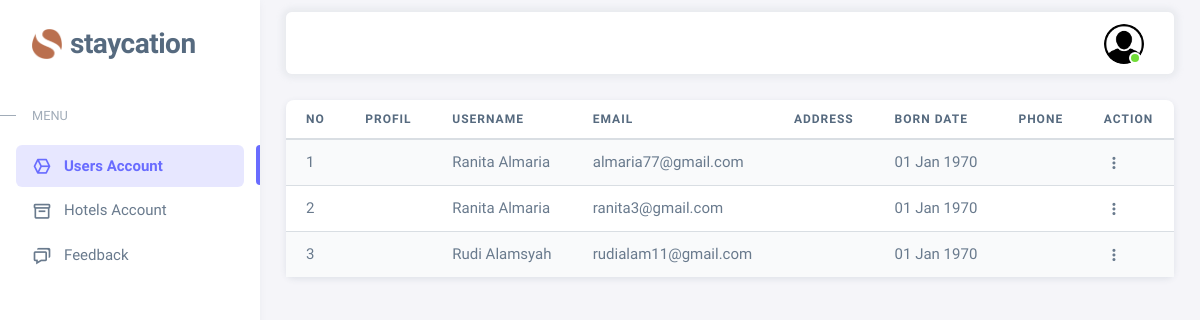
Before: /dashboard/admin/admin.php with the older database file.
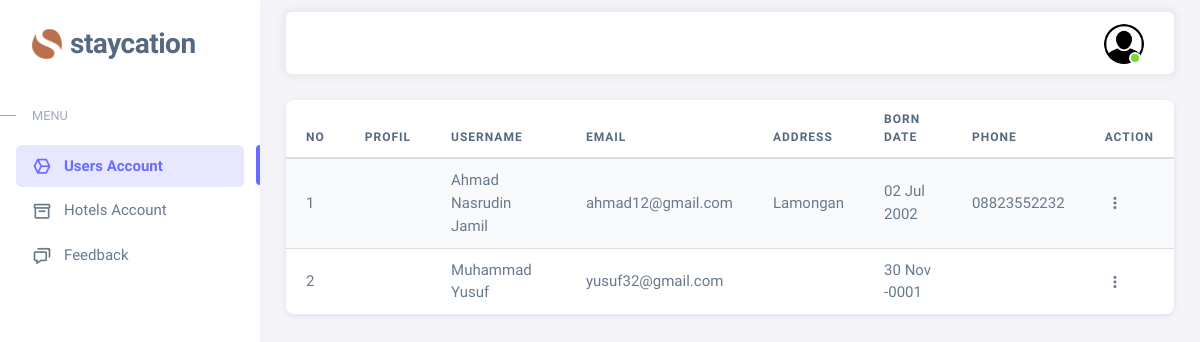
After: the same page with the newer database file.
### tables this page shows
CREATE TABLE `tamu` (
  `EMAIL_TAMU` varchar(40) NOT NULL,
  `PASSWORD` varchar(255) NOT NULL,
  `NAMA_TAMU` varchar(50) NOT NULL,
  `ALAMAT` varchar(50) NOT NULL,
  `NO_TELEPON_TAMU` varchar(15) NOT NULL,
  `TANGGAL_LAHIR` date NOT NULL,
  `FOTO` varchar(255) NOT NULL
);

### dashboard/admin/admin.php (the view, shortened to what this page needs)
<?php
  include '../../controller/koneksi.php';
  include '../../partials/header-admin.php'
?>
    <div class="content-wrapper">
      <div class="container-xxl flex-grow-1 container-p-y">
        <div class="card mb-4">
          <table class="table table-striped">
            <thead>
              <tr>
                <th>no</th>
                <th>Profil</th>
                <th>Username</th>
                <th>Email</th>
                <th>Address</th>
                <th>Born Date</th>
                <th>phone</th>
                <th>action</th>
              </tr>
            </thead>
            <tbody class="table-border-bottom-0">
            <?php
            $query = "SELECT * FROM tamu";
            $result = $koneksi->query($query);
            if ($result->num_rows > 0) {
                $counter = 1;
                while ($row = $result->fetch_assoc()) {
                ?>
                <tr>
                    <td><?php echo $counter; ?> </td>
                    <td><?php echo $row['FOTO']; ?></td>
                    <td><?php echo $row['NAMA_TAMU']; ?></td>
                    <td><?php echo $row['EMAIL_TAMU']; ?></td>
                    <td><?php echo $row['ALAMAT']; ?></td>
                    <td><?php echo date('d M Y', strtotime($row["TANGGAL_LAHIR"]))?></td>
                    <td><?php echo $row['NO_TELEPON_TAMU']; ?></td>
                    <td>
                        <div class="dropdown">
                            <button type="button" class="btn p-0 dropdown-toggle hide-arrow" data-bs-toggle="dropdown">
                                <i class="bx bx-dots-vertical-rounded"></i>
                            </button>
                        </div>
                    </td>
                </tr>
                <?php
                    $counter++;
                }
            } else {
                echo '<tr><td colspan="9">Tidak ada data pemesanan.</td></tr>';
            }
            ?>
            </tbody>
          </table>
        </div>
    </div>
<?php
    include '../../partials/footer-hotel.php'
?>

Changed rows visible on the page:
removed tamu: NAMA_TAMU "Ranita Almaria", EMAIL_TAMU "almaria77@gmail.com", TANGGAL_LAHIR "01 Jan 1970"
removed tamu: NAMA_TAMU "Ranita Almaria", EMAIL_TAMU "ranita3@gmail.com", TANGGAL_LAHIR "01 Jan 1970"
removed tamu: NAMA_TAMU "Rudi Alamsyah", EMAIL_TAMU "rudialam11@gmail.com", TANGGAL_LAHIR "01 Jan 1970"
added tamu: NAMA_TAMU "Ahmad Nasrudin Jamil", EMAIL_TAMU "ahmad12@gmail.com", ALAMAT "Lamongan", TANGGAL_LAHIR "02 Jul 2002", NO_TELEPON_TAMU "08823552232"
added tamu: NAMA_TAMU "Muhammad Yusuf", EMAIL_TAMU "yusuf32@gmail.com", TANGGAL_LAHIR "30 Nov -0001"
